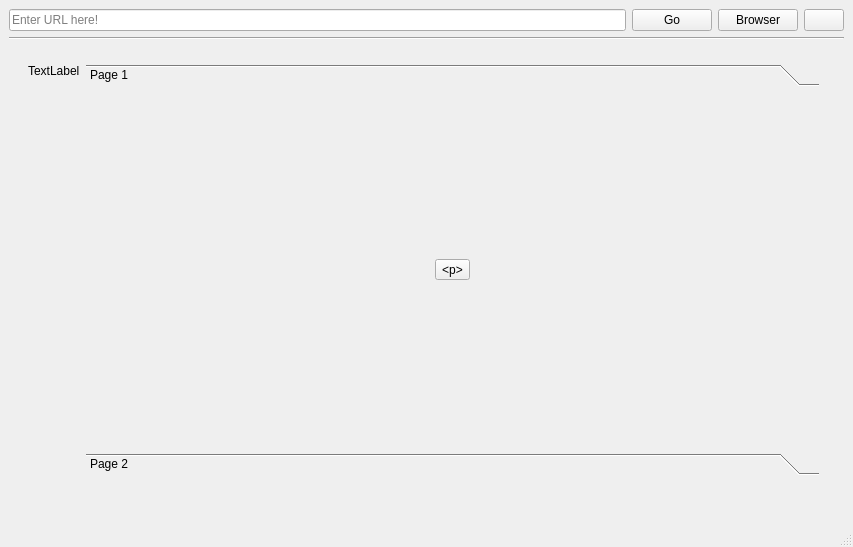
<?xml version="1.0" encoding="UTF-8"?>
<ui version="4.0">
 <class>MainWindow</class>
 <widget class="QMainWindow" name="MainWindow">
  <property name="geometry">
   <rect>
    <x>0</x>
    <y>0</y>
    <width>853</width>
    <height>547</height>
   </rect>
  </property>
  <property name="windowTitle">
   <string>MainWindow</string>
  </property>
  <widget class="QWidget" name="centralwidget">
   <layout class="QVBoxLayout" name="verticalLayout">
    <item>
     <layout class="QHBoxLayout" name="horizontalLayout">
      <item>
       <widget class="QLineEdit" name="leUrl">
        <property name="placeholderText">
         <string>Enter URL here!</string>
        </property>
       </widget>
      </item>
      <item>
       <widget class="QPushButton" name="pbGo">
        <property name="text">
         <string>Go</string>
        </property>
       </widget>
      </item>
      <item>
       <widget class="QPushButton" name="pbMode">
        <property name="text">
         <string>Browser</string>
        </property>
       </widget>
      </item>
      <item>
       <widget class="QPushButton" name="pbHamburger">
        <property name="text">
         <string/>
        </property>
        <property name="icon">
         <iconset resource="../../../media/resources.qrc">
          <normaloff>:/hamburger.png</normaloff>:/hamburger.png</iconset>
        </property>
       </widget>
      </item>
     </layout>
    </item>
    <item>
     <widget class="Line" name="line">
      <property name="orientation">
       <enum>Qt::Horizontal</enum>
      </property>
     </widget>
    </item>
    <item>
     <widget class="QStackedWidget" name="stackedWidget">
      <property name="currentIndex">
       <number>1</number>
      </property>
      <widget class="QWidget" name="page">
       <layout class="QVBoxLayout" name="verticalLayout_2">
        <item>
         <widget class="QLabel" name="label">
          <property name="text">
           <string>Browser mode!</string>
          </property>
          <property name="alignment">
           <set>Qt::AlignLeading|Qt::AlignLeft|Qt::AlignTop</set>
          </property>
         </widget>
        </item>
       </layout>
      </widget>
      <widget class="QWidget" name="page_2">
       <widget class="QWidget" name="horizontalLayoutWidget">
        <property name="geometry">
         <rect>
          <x>19</x>
          <y>18</y>
          <width>791</width>
          <height>411</height>
         </rect>
        </property>
        <layout class="QHBoxLayout" name="horizontalLayout_2">
         <item>
          <widget class="QLabel" name="label_2">
           <property name="sizePolicy">
            <sizepolicy hsizetype="Maximum" vsizetype="Preferred">
             <horstretch>0</horstretch>
             <verstretch>0</verstretch>
            </sizepolicy>
           </property>
           <property name="text">
            <string>TextLabel</string>
           </property>
           <property name="alignment">
            <set>Qt::AlignLeading|Qt::AlignLeft|Qt::AlignTop</set>
           </property>
          </widget>
         </item>
         <item>
          <widget class="QToolBox" name="toolBox">
           <property name="sizePolicy">
            <sizepolicy hsizetype="Minimum" vsizetype="Preferred">
             <horstretch>0</horstretch>
             <verstretch>0</verstretch>
            </sizepolicy>
           </property>
           <property name="currentIndex">
            <number>0</number>
           </property>
           <widget class="QWidget" name="page_3">
            <property name="geometry">
             <rect>
              <x>0</x>
              <y>0</y>
              <width>725</width>
              <height>345</height>
             </rect>
            </property>
            <attribute name="label">
             <string>Page 1</string>
            </attribute>
            <layout class="QHBoxLayout" name="horizontalLayout_3">
             <item>
              <widget class="QToolButton" name="tbPar">
               <property name="text">
                <string>&lt;p&gt;</string>
               </property>
              </widget>
             </item>
            </layout>
           </widget>
           <widget class="QWidget" name="page_4">
            <property name="geometry">
             <rect>
              <x>0</x>
              <y>0</y>
              <width>96</width>
              <height>26</height>
             </rect>
            </property>
            <attribute name="label">
             <string>Page 2</string>
            </attribute>
           </widget>
          </widget>
         </item>
        </layout>
       </widget>
      </widget>
     </widget>
    </item>
   </layout>
  </widget>
  <widget class="QMenuBar" name="menubar">
   <property name="geometry">
    <rect>
     <x>0</x>
     <y>0</y>
     <width>853</width>
     <height>30</height>
    </rect>
   </property>
  </widget>
  <widget class="QStatusBar" name="statusbar"/>
 </widget>
 <resources>
  <include location="../../../media/resources.qrc"/>
 </resources>
 <connections/>
</ui>
